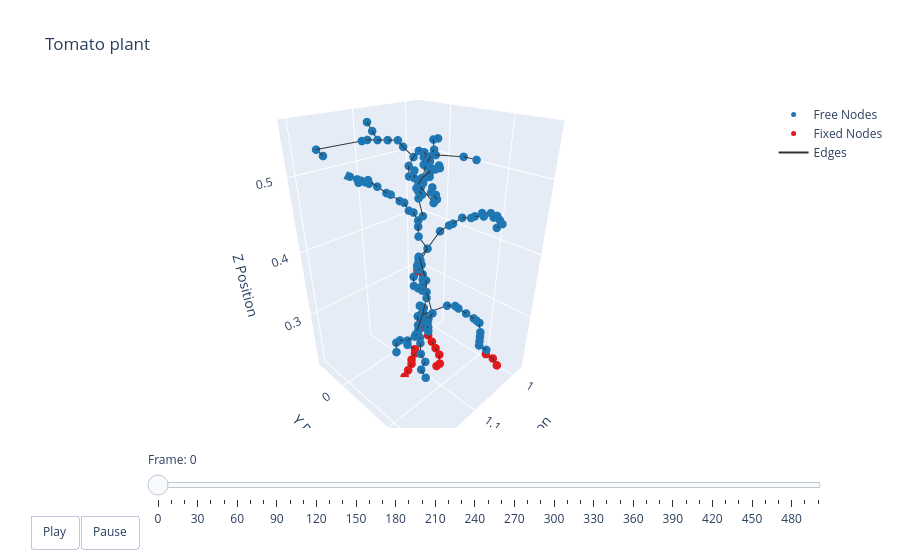

The cell this chart's notebook holds for it:
### Markdown cell above
### Plotting

### Code cell
t = np.arange(robot.sim_params.total_time, step=robot.sim_params.dt)
options = dismech.AnimationOptions(title='Tomato plant', plot_step=10)

fig = dismech.get_interactive_animation_plotly(robot, t, qs , options)
fig.show()

### Figure 1 — Plotly figure (JSON) as saved in the notebook; plotly's stock layout.template omitted (floating-point values rounded to 4 significant figures; data arrays with more than 128 entries replaced by an {"elided": "..."} marker saying what was removed)
{"data": [{"marker": {"color": "#1f78b4", "size": 5}, "mode": "markers", "name": "Free Nodes", "type": "scatter3d", "x": {"elided": "155 float values"}, "y": {"elided": "155 float values"}, "z": {"elided": "155 float values"}}, {"marker": {"color": "#e31a1c", "size": 5}, "mode": "markers", "name": "Fixed Nodes", "type": "scatter3d", "x": [1.128, 1.12, 1.072, 1.08, 1.032, 1.112, 1.064, 1.032, 1.112, 1.064, 1.024, 1.032, 1.064, 1.104, 1.024, 1.032, 1.064, 1.104, 1.032, 1.113], "y": [0.05033, 0.05033, 0.07433, 0.07433, 0.002334, 0.05033, 0.06633, 0.002334, 0.05033, 0.05833, 0.1463, -0.005666, 0.05033, 0.05033, 0.1383, 0.002334, 0.04233, 0.05033, 0.1303, 0.06633], "z": [0.2049, 0.2129, 0.2129, 0.2129, 0.2209, 0.2209, 0.2209, 0.2289, 0.2289, 0.2289, 0.2289, 0.2369, 0.2369, 0.2369, 0.2369, 0.2449, 0.2449, 0.2449, 0.2449, 0.3889]}, {"line": {"color": "#333333", "width": 2}, "mode": "lines", "name": "Edges", "type": "scatter3d", "x": {"elided": "522 float values"}, "y": {"elided": "522 float values"}, "z": {"elided": "522 float values"}}, {"color": "rgba(166, 206, 227, 0.7)", "i": [], "j": [], "k": [], "name": "Faces", "opacity": 0.7, "showscale": false, "type": "mesh3d", "x": {"elided": "175 float values"}, "y": {"elided": "175 float values"}, "z": {"elided": "175 float values"}}], "layout": {"scene": {"camera": {"eye": {"x": 1.225, "y": 1.225, "z": 1.0}}, "xaxis": {"range": [0.9731, 1.211], "title": {"text": "X Position"}}, "yaxis": {"range": [-0.06189, 0.1625], "title": {"text": "Y Position"}}, "zaxis": {"range": [0.2049, 0.565], "title": {"text": "Z Position"}}}, "sliders": [{"currentvalue": {"prefix": "Frame: "}, "steps": [{"args": [["0"], {"frame": {"duration": 50, "redraw": true}, "mode": "immediate"}], "label": "0", "method": "animate"}, {"args": [["1"], {"frame": {"duration": 50, "redraw": true}, "mode": "immediate"}], "label": "10", "method": "animate"}, {"args": [["2"], {"frame": {"duration": 50, "redraw": true}, "mode": "immediate"}], "label": "20", "method": "animate"}, {"args": [["3"], {"frame": {"duration": 50, "redraw": true}, "mode": "immediate"}], "label": "30", "method": "animate"}, {"args": [["4"], {"frame": {"duration": 50, "redraw": true}, "mode": "immediate"}], "label": "40", "method": "animate"}, {"args": [["5"], {"frame": {"duration": 50, "redraw": true}, "mode": "immediate"}], "label": "50", "method": "animate"}, {"args": [["6"], {"frame": {"duration": 50, "redraw": true}, "mode": "immediate"}], "label": "60", "method": "animate"}, {"args": [["7"], {"frame": {"duration": 50, "redraw": true}, "mode": "immediate"}], "label": "70", "method": "animate"}, {"args": [["8"], {"frame": {"duration": 50, "redraw": true}, "mode": "immediate"}], "label": "80", "method": "animate"}, {"args": [["9"], {"frame": {"duration": 50, "redraw": true}, "mode": "immediate"}], "label": "90", "method": "animate"}, {"args": [["10"], {"frame": {"duration": 50, "redraw": true}, "mode": "immediate"}], "label": "100", "method": "animate"}, {"args": [["11"], {"frame": {"duration": 50, "redraw": true}, "mode": "immediate"}], "label": "110", "method": "animate"}, {"args": [["12"], {"frame": {"duration": 50, "redraw": true}, "mode": "immediate"}], "label": "120", "method": "animate"}, {"args": [["13"], {"frame": {"duration": 50, "redraw": true}, "mode": "immediate"}], "label": "130", "method": "animate"}, {"args": [["14"], {"frame": {"duration": 50, "redraw": true}, "mode": "immediate"}], "label": "140", "method": "animate"}, {"args": [["15"], {"frame": {"duration": 50, "redraw": true}, "mode": "immediate"}], "label": "150", "method": "animate"}, {"args": [["16"], {"frame": {"duration": 50, "redraw": true}, "mode": "immediate"}], "label": "160", "method": "animate"}, {"args": [["17"], {"frame": {"duration": 50, "redraw": true}, "mode": "immediate"}], "label": "170", "method": "animate"}, {"args": [["18"], {"frame": {"duration": 50, "redraw": true}, "mode": "immediate"}], "label": "180", "method": "animate"}, {"args": [["19"], {"frame": {"duration": 50, "redraw": true}, "mode": "immediate"}], "label": "190", "method": "animate"}, {"args": [["20"], {"frame": {"duration": 50, "redraw": true}, "mode": "immediate"}], "label": "200", "method": "animate"}, {"args": [["21"], {"frame": {"duration": 50, "redraw": true}, "mode": "immediate"}], "label": "210", "method": "animate"}, {"args": [["22"], {"frame": {"duration": 50, "redraw": true}, "mode": "immediate"}], "label": "220", "method": "animate"}, {"args": [["23"], {"frame": {"duration": 50, "redraw": true}, "mode": "immediate"}], "label": "230", "method": "animate"}, {"args": [["24"], {"frame": {"duration": 50, "redraw": true}, "mode": "immediate"}], "label": "240", "method": "animate"}, {"args": [["25"], {"frame": {"duration": 50, "redraw": true}, "mode": "immediate"}], "label": "250", "method": "animate"}, {"args": [["26"], {"frame": {"duration": 50, "redraw": true}, "mode": "immediate"}], "label": "260", "method": "animate"}, {"args": [["27"], {"frame": {"duration": 50, "redraw": true}, "mode": "immediate"}], "label": "270", "method": "animate"}, {"args": [["28"], {"frame": {"duration": 50, "redraw": true}, "mode": "immediate"}], "label": "280", "method": "animate"}, {"args": [["29"], {"frame": {"duration": 50, "redraw": true}, "mode": "immediate"}], "label": "290", "method": "animate"}, {"args": [["30"], {"frame": {"duration": 50, "redraw": true}, "mode": "immediate"}], "label": "300", "method": "animate"}, {"args": [["31"], {"frame": {"duration": 50, "redraw": true}, "mode": "immediate"}], "label": "310", "method": "animate"}, {"args": [["32"], {"frame": {"duration": 50, "redraw": true}, "mode": "immediate"}], "label": "320", "method": "animate"}, {"args": [["33"], {"frame": {"duration": 50, "redraw": true}, "mode": "immediate"}], "label": "330", "method": "animate"}, {"args": [["34"], {"frame": {"duration": 50, "redraw": true}, "mode": "immediate"}], "label": "340", "method": "animate"}, {"args": [["35"], {"frame": {"duration": 50, "redraw": true}, "mode": "immediate"}], "label": "350", "method": "animate"}, {"args": [["36"], {"frame": {"duration": 50, "redraw": true}, "mode": "immediate"}], "label": "360", "method": "animate"}, {"args": [["37"], {"frame": {"duration": 50, "redraw": true}, "mode": "immediate"}], "label": "370", "method": "animate"}, {"args": [["38"], {"frame": {"duration": 50, "redraw": true}, "mode": "immediate"}], "label": "380", "method": "animate"}, {"args": [["39"], {"frame": {"duration": 50, "redraw": true}, "mode": "immediate"}], "label": "390", "method": "animate"}, {"args": [["40"], {"frame": {"duration": 50, "redraw": true}, "mode": "immediate"}], "label": "400", "method": "animate"}, {"args": [["41"], {"frame": {"duration": 50, "redraw": true}, "mode": "immediate"}], "label": "410", "method": "animate"}, {"args": [["42"], {"frame": {"duration": 50, "redraw": true}, "mode": "immediate"}], "label": "420", "method": "animate"}, {"args": [["43"], {"frame": {"duration": 50, "redraw": true}, "mode": "immediate"}], "label": "430", "method": "animate"}, {"args": [["44"], {"frame": {"duration": 50, "redraw": true}, "mode": "immediate"}], "label": "440", "method": "animate"}, {"args": [["45"], {"frame": {"duration": 50, "redraw": true}, "mode": "immediate"}], "label": "450", "method": "animate"}, {"args": [["46"], {"frame": {"duration": 50, "redraw": true}, "mode": "immediate"}], "label": "460", "method": "animate"}, {"args": [["47"], {"frame": {"duration": 50, "redraw": true}, "mode": "immediate"}], "label": "470", "method": "animate"}, {"args": [["48"], {"frame": {"duration": 50, "redraw": true}, "mode": "immediate"}], "label": "480", "method": "animate"}, {"args": [["49"], {"frame": {"duration": 50, "redraw": true}, "mode": "immediate"}], "label": "490", "method": "animate"}, {"args": [["50"], {"frame": {"duration": 50, "redraw": true}, "mode": "immediate"}], "label": "499", "method": "animate"}], "transition": {"duration": 0}, "x": 0.1, "y": 0}], "title": {"text": "Tomato plant"}, "updatemenus": [{"buttons": [{"args": [null, {"frame": {"duration": 50, "redraw": true}, "fromcurrent": true}], "label": "Play", "method": "animate"}, {"args": [[null], {"frame": {"duration": 0, "redraw": true}, "mode": "immediate"}], "label": "Pause", "method": "animate"}], "direction": "left", "pad": {"r": 10, "t": 87}, "showactive": false, "type": "buttons", "x": 0.1, "xanchor": "right", "y": 0, "yanchor": "top"}]}}
